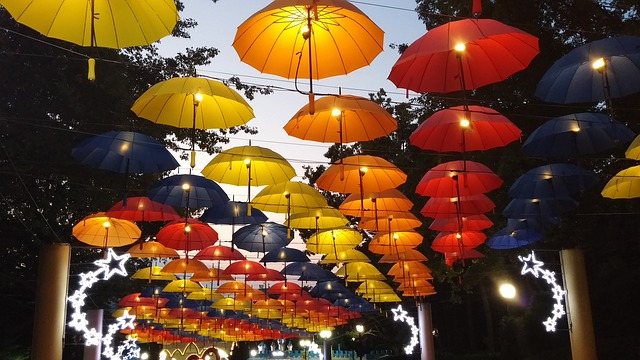
%> input picture vaja1/umbrellas.jpg, 640 x 360 px
$ octave vaja1_naloga3.m   (GNU Octave 9; MATLAB toolbox functions it lacks are replaced by stand-ins)
%> lines starting %> are read from the running program, lines starting %| are printed output that depends on the picture; in (x1, y1, x2, y2) boxes, pixels count from 0 and x2, y2 are one past the last pixel; in counts of white or black regions, pixels touching at a corner belong together; the program's own positions count from 1
% hist demo %
pkg load image;
I = double(rgb2gray(imread('umbrellas.jpg')));
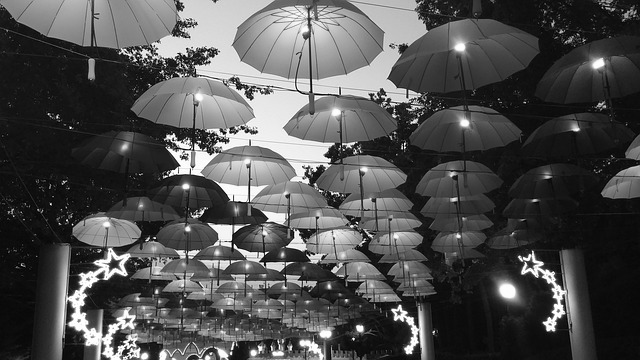
%> I: size 360x640 double; min 0, max 255, mean 79.6
P = I(:); % A handy way to turn 2D matrix into a vector of numbers
figure(1); clf;

bins = 10 ;
H = hist(P, bins);
%> H = [73666 39480 25578 17790 15539 18787 11436 7977 10195 9952]
subplot(1,3,1); bar(H, 'b');

bins = 20 ;
H = hist(P, bins);
%> H = 20 values, max 61333 at index 2, min 3812 at index 16, mean 11520
subplot(1,3,2); bar(H, 'b');

bins = 40 ;
H = hist(P, bins);
%> H = 40 values, max 34869 at index 3, min 628 at index 1, mean 5760
subplot(1,3,3); bar(H, 'b');
%> after `bar(H, 'b')`:
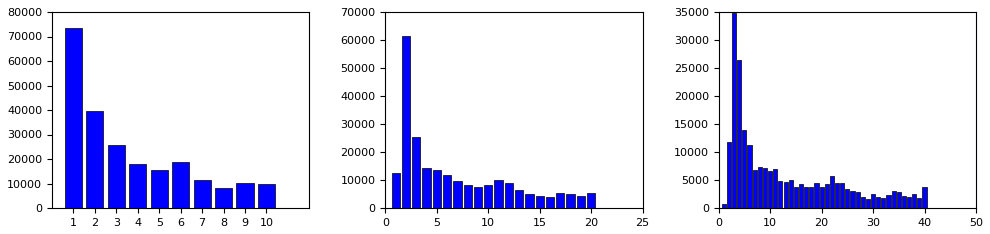
%> figure redrawn from the program's plot data, 3 panels; panel 1: tallest bar 73666 high, from x = 0.6 to 1.4; panel 2: tallest bar 61333 high, from x = 1.6 to 2.4; panel 3: tallest bar 34869 high, from x = 2.6 to 3.4
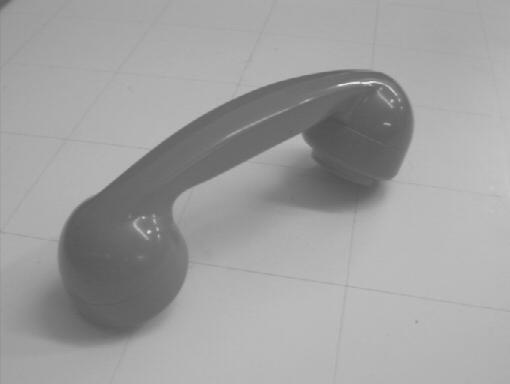
%> input picture vaja1/phone.jpg, 510 x 384 px

% hist stretch %
function I = histstretch ( I )
  % 1. determine the minimum and maximum value of I
  % 2. the minimum and maximum of the output image S are known
  % 3. use the stretch formula to compute new value for each pixel
  max_v = max( I(:) );
%> max_v = 234
  min_v = min( I(:) );
%> min_v = 79
  range = max_v - min_v;
%> range = 155

  I = arrayfun (@(x) (x - min_v) / range * 255, I);
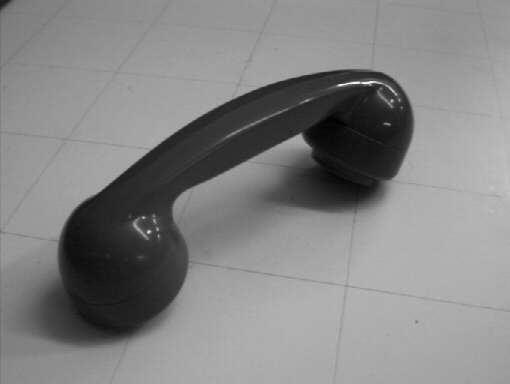
%> I: size 384x510 double; min 0, max 255, mean 132.3
endfunction

I = double(imread('phone.jpg'));
P = I(:);
S = histstretch( I );

figure(2); clf;
bins = 255;

% before
H = hist(P, bins);
%> H = 255 values, max 10275 at index 177, min 0 at index 3, mean 768
subplot(2,2,1); bar(H, 'b');
subplot(2,2,2); imshow(uint8(I));

% after
H = hist(S(:), bins);
subplot(2,2,3); bar(H, 'b');
subplot(2,2,4); imshow(uint8(S));
%> after `imshow(uint8(S))`:
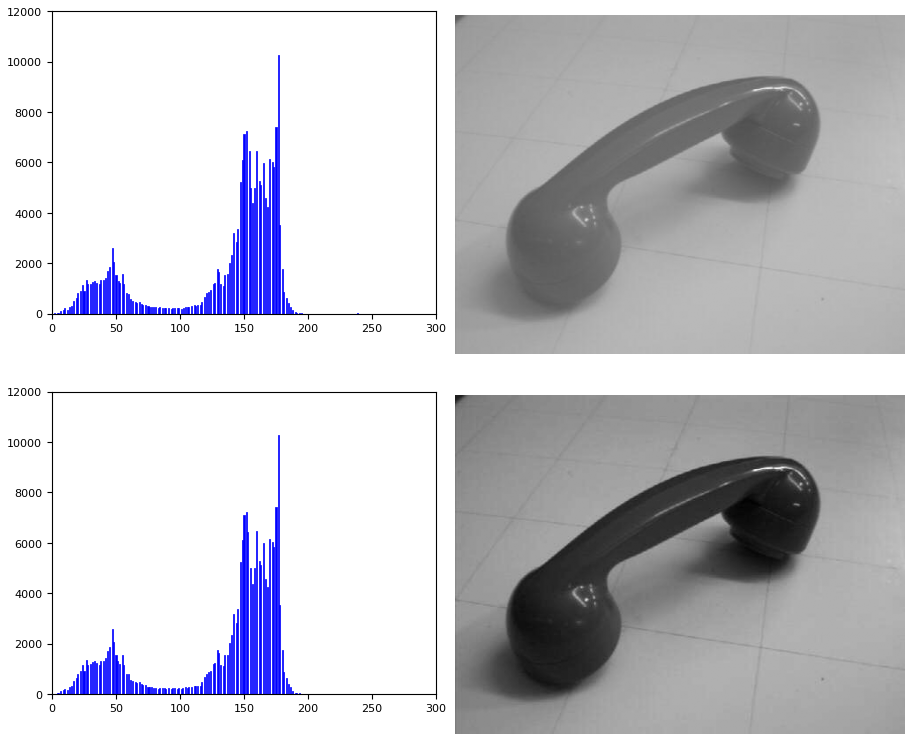
%> figure redrawn from the program's plot data, 4 panels

% black white %
I = double(imread('phone.jpg'));
P = I(:);
BW = im2bw(imread('phone.jpg'));
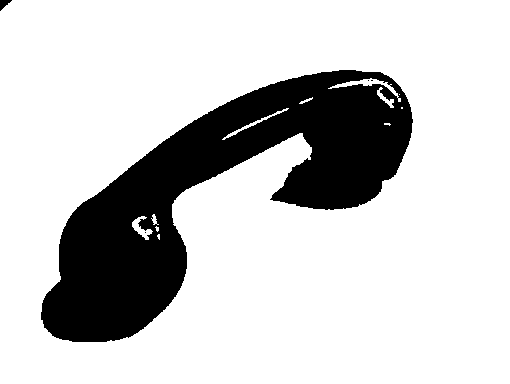
%> BW: size 384x510 logical; 79.5% white; 5 black regions (3 under 20 px), largest, box (x1, y1, x2, y2) and area: (41, 70, 413, 342) 39977, (0, 0, 12, 11) 70

figure(3); clf;
bins = 255;

% original image
subplot(1,3,1); imshow(uint8(I));

% hist of image
H = hist(P, bins);
subplot(1,3,2); bar(H, 'b');

% auto bw image
subplot(1,3,3); imshow(BW);
%> after `imshow(BW)`:
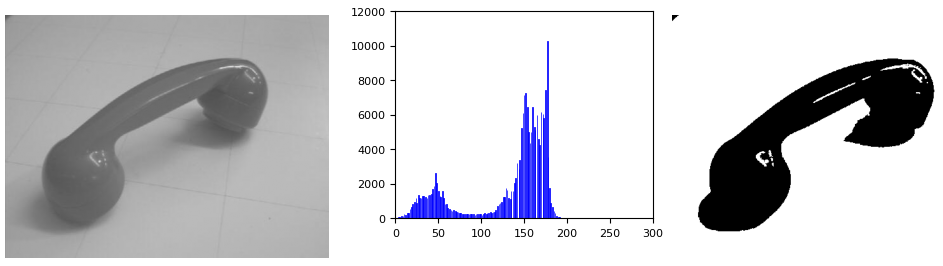
%> figure redrawn from the program's plot data, 3 panels
